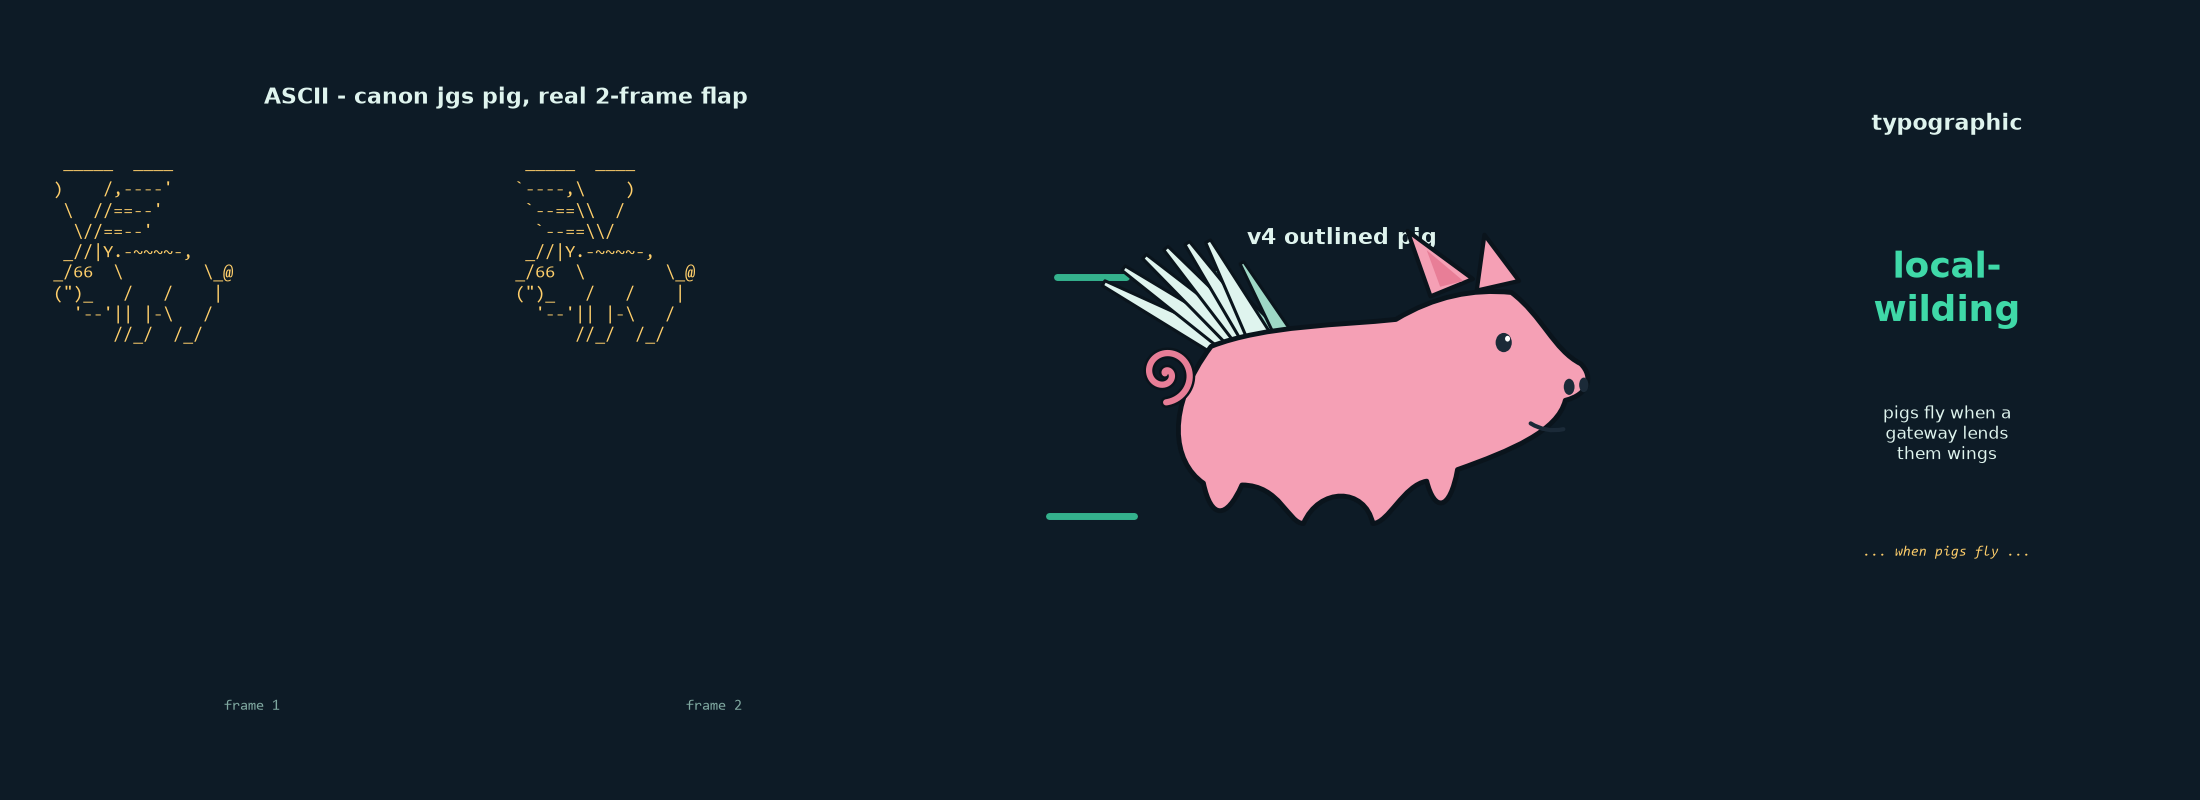

Source code (Python):
"""Three candidate mascot directions, one sheet - present before building.

1. ASCII: Joan Stark's canonical flying pig (jgs, 1997) - two flap frames
2. v4 outlined pig: single-silhouette body (connected), dark outline,
   dot eye, feathered wing
3. Typographic: no pig - wordmark + tagline only
"""
import matplotlib
matplotlib.use("Agg")
import matplotlib.pyplot as plt
from matplotlib.patches import Ellipse, Polygon, FancyBboxPatch
from matplotlib.path import Path
import matplotlib.patches as mpatches
import numpy as np

PINK = "#F5A0B5"; DPINK = "#E87E97"; DARK = "#1B2A38"
WING = "#DFF4EE"; WING_EC = "#9ED8C6"; TEAL = "#3FD9A8"; HOOF = "#C95F7B"
BG = "#0D1B26"; TXT = "#DFF4EE"

fig = plt.figure(figsize=(22, 8), dpi=100)
fig.patch.set_facecolor(BG)

# ================= PANEL 1: jgs ASCII pig, two frames ========================
ax1 = fig.add_axes([0.02, 0.08, 0.42, 0.82])
ax1.set_facecolor(BG); ax1.set_xlim(0, 2); ax1.set_ylim(0, 1); ax1.axis("off")

# jgs flying pig, right-facing. Frame A = wings swept back; B = wings raised.
FRAME_A = r""" _____  ____
)    /,----'
 \  //==--'
  \//==--'
 _//|Y.-~~~~-,
_/66  \        \_@
(")_   /   /    |
  '--'|| |-\   /
      //_/  /_/"""

FRAME_B = r""" _____  ____
`----,\    )
 `--==\\  /
  `--==\\/
 _//|Y.-~~~~-,
_/66  \        \_@
(")_   /   /    |
  '--'|| |-\   /
      //_/  /_/"""

for i, (frame, label) in enumerate([(FRAME_A, "frame 1"),
                                    (FRAME_B, "frame 2")]):
    x0 = i
    ax1.text(x0 + 0.02, 0.88, frame, family="Consolas", fontsize=13,
             color="#FFCF6B", va="top", ha="left",
             linespacing=1.15)
    ax1.text(x0 + 0.45, 0.04, label, family="Consolas", fontsize=11,
             color="#7FA8A0", ha="center")
ax1.text(1.0, 0.99, "ASCII - canon jgs pig, real 2-frame flap",
         color=TXT, fontsize=16, fontweight="bold", ha="center", va="top")

# ================= PANEL 2: v4 outlined pig ==================================
ax2 = fig.add_axes([0.47, 0.08, 0.28, 0.82])
ax2.set_facecolor(BG); ax2.set_xlim(0, 16); ax2.set_ylim(0, 10)
ax2.set_aspect("equal"); ax2.axis("off")
ax2.text(8, 9.7, "v4 outlined pig", color=TXT, fontsize=16,
         fontweight="bold", ha="center", va="top")

OL = "#0A141C"   # near-black outline

def P(verts, c, z, lw=3.0, ec=OL):
    codes = [Path.MOVETO] + [Path.CURVE4] * (len(verts) - 1)
    verts = verts + [verts[0]]; codes = codes + [Path.CLOSEPOLY]
    ax2.add_patch(mpatches.PathPatch(Path(verts, codes), fc=c, ec=ec,
                                     lw=lw, zorder=z,
                                     joinstyle="round", capstyle="round"))

# -- wings BEHIND body: two feathered wings as fans of tapered primaries --
def feather(base, tip, halfw, c, z):
    bx, by = base; tx, ty = tip
    dx, dy = tx - bx, ty - by
    L = np.hypot(dx, dy); ux, uy = dx / L, dy / L
    px, py = -uy, ux
    ax2.add_patch(Polygon([(bx + px*halfw, by + py*halfw),
                           (bx - px*halfw, by - py*halfw),
                           (tx - px*halfw*0.18, ty - py*halfw*0.18),
                           (tx + px*halfw*0.18, ty + py*halfw*0.18)],
                          closed=True, fc=c, ec=OL, lw=2.2,
                          zorder=z, joinstyle="round"))

def wing(base, angle_lo, angle_hi, r_lo, r_hi, n, halfw, c, z):
    """Fan of n feathers swept between two angles (deg), radial fan."""
    bx, by = base
    for a, r in zip(np.linspace(angle_lo, angle_hi, n),
                    np.linspace(r_lo, r_hi, n)):
        tip = (bx + r*np.cos(np.radians(a)), by + r*np.sin(np.radians(a)))
        feather((bx, by), tip, halfw, c, z)

# far wing: darker fan behind, same sweep
wing((7.0, 6.0), 155, 120, 4.0, 3.2, 4, 0.30, WING_EC, 2)
# near wing: all feathers swept up-back, tips fanned by radius
wing((6.4, 5.8), 152, 118, 5.2, 4.0, 6, 0.40, WING, 2.5)

# -- single-silhouette body: body+head+legs+snout-bump in ONE path ----------
verts = [
    (4.6, 6.6),                              # top-back
    (3.4, 5.0), (3.6, 3.6), (4.4, 3.05),     # rump down to hind leg
    (4.6, 2.1), (5.0, 2.1),                  # hind hoof
    (5.4, 3.0), (6.4, 3.0),                  # belly rise
    (6.6, 2.0), (7.0, 2.0),                  # hind-front hoof
    (7.4, 2.95), (8.6, 2.95),                # belly
    (8.8, 2.0), (9.2, 2.0),                  # front hoof 1
    (9.6, 3.0), (10.2, 3.1),                 # chest
    (10.4, 2.3), (10.8, 2.3),                # front hoof 2
    (11.0, 3.4),                             # neck
    (12.4, 3.9), (13.6, 4.4), (13.8, 5.2),   # jaw up to snout
    (14.4, 5.35), (14.55, 5.8),              # snout bump
    (14.2, 6.15), (13.5, 6.5),               # snout top
    (13.2, 7.4), (12.4, 8.0), (11.4, 8.1),   # forehead
    (10.4, 7.9), (9.4, 7.3),                 # back of skull
    (8.0, 7.15), (6.0, 7.15), (4.6, 6.6),    # back to top-back
]
P(verts, PINK, 3, lw=3.5)

# ears: outlined triangles attached to skull
ax2.add_patch(Polygon([(10.3, 7.9), (9.7, 9.6), (11.4, 8.35)], closed=True,
                      fc=PINK, ec=OL, lw=3, zorder=4, joinstyle="round"))
ax2.add_patch(Polygon([(10.55, 8.15), (10.2, 9.1), (11.15, 8.3)],
                      closed=True, fc=DPINK, ec="none", zorder=4.5))
ax2.add_patch(Polygon([(11.5, 8.05), (11.7, 9.5), (12.6, 8.3)], closed=True,
                      fc=PINK, ec=OL, lw=3, zorder=4, joinstyle="round"))

# snout face detail: nostril pair + smile line (inside silhouette)
ax2.add_patch(Ellipse((13.9, 5.55), 0.28, 0.42, fc=DARK, zorder=6))
ax2.add_patch(Ellipse((14.28, 5.6), 0.24, 0.38, fc=DARK, zorder=6))
p = Path([(12.9, 4.6), (13.3, 4.35), (13.75, 4.45)],
         [Path.MOVETO, Path.CURVE3, Path.CURVE3])
ax2.add_patch(mpatches.PathPatch(p, fc="none", ec=DARK, lw=3, zorder=6,
                                 capstyle="round"))

# REAL eye: dark dot + tiny highlight
ax2.add_patch(Ellipse((12.2, 6.7), 0.42, 0.5, fc=DARK, zorder=6))
ax2.add_patch(Ellipse((12.3, 6.8), 0.13, 0.15, fc="#FFFFFF", zorder=6.5))

# curly tail: outlined spiral stroke
t = np.linspace(0, 3.2*np.pi, 200)
xt = 3.4 - 0.075*t*np.cos(t+0.9); yt = 5.9 + 0.075*t*np.sin(t+0.9)
ax2.plot(xt, yt, color=OL, lw=8, solid_capstyle="round", zorder=3.9)
ax2.plot(xt, yt, color=DPINK, lw=4.5, solid_capstyle="round", zorder=4)

# motion streaks
for sy, sx0, ln in [(2.2, 0.4, 2.2), (8.4, 0.6, 1.8)]:
    ax2.plot([sx0, sx0+ln], [sy, sy], color=TEAL, lw=5, alpha=0.8,
             solid_capstyle="round", zorder=1)

# ================= PANEL 3: typographic ======================================
ax3 = fig.add_axes([0.78, 0.08, 0.21, 0.82])
ax3.set_facecolor(BG); ax3.set_xlim(0, 10); ax3.set_ylim(0, 10)
ax3.axis("off")
ax3.text(5, 9.5, "typographic", color=TXT, fontsize=16,
         fontweight="bold", ha="center", va="top")
ax3.text(5, 6.8, "local-\nwilding", color=TEAL, fontsize=26,
         fontweight="bold", ha="center", va="center",
         family="DejaVu Sans")
ax3.text(5, 4.6, "pigs fly when a\ngateway lends\nthem wings",
         color=TXT, fontsize=12, ha="center", va="center")
ax3.text(5, 2.8, "... when pigs fly ...", color="#FFCF6B", fontsize=10,
         ha="center", va="center", family="Consolas", style="italic")

plt.savefig("pig_compare.png", facecolor=BG)
print("saved pig_compare.png")
